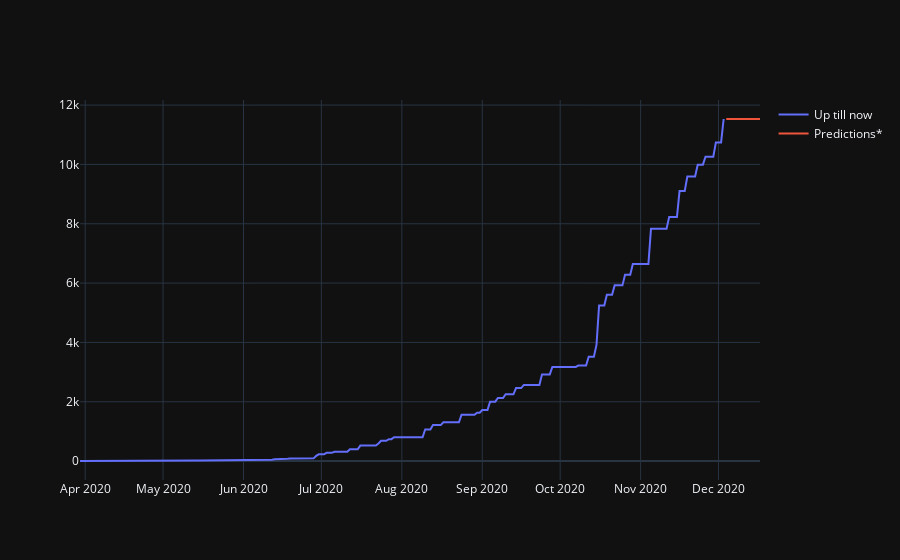

Notebook source saved alongside this figure:
### Code cell
fig.show()

### Figure 1 — Plotly figure (JSON) as saved in the notebook; plotly's stock layout.template omitted (floating-point values rounded to 4 significant figures; data arrays with more than 128 entries replaced by an {"elided": "..."} marker saying what was removed)
{"data": [{"mode": "lines", "name": "Up till now", "type": "scatter", "x": {"elided": "249 str values"}, "y": {"elided": "249 int values"}}, {"mode": "lines", "name": "Predictions*", "type": "scatter", "x": ["2020-12-04T00:00:00", "2020-12-05T00:00:00", "2020-12-06T00:00:00", "2020-12-07T00:00:00", "2020-12-08T00:00:00", "2020-12-09T00:00:00", "2020-12-10T00:00:00", "2020-12-11T00:00:00", "2020-12-12T00:00:00", "2020-12-13T00:00:00", "2020-12-14T00:00:00", "2020-12-15T00:00:00", "2020-12-16T00:00:00", "2020-12-17T00:00:00"], "y": [11531, 11531, 11531, 11531, 11531, 11531, 11531, 11531, 11531, 11531, 11531, 11531, 11531, 11531]}], "layout": {}}
